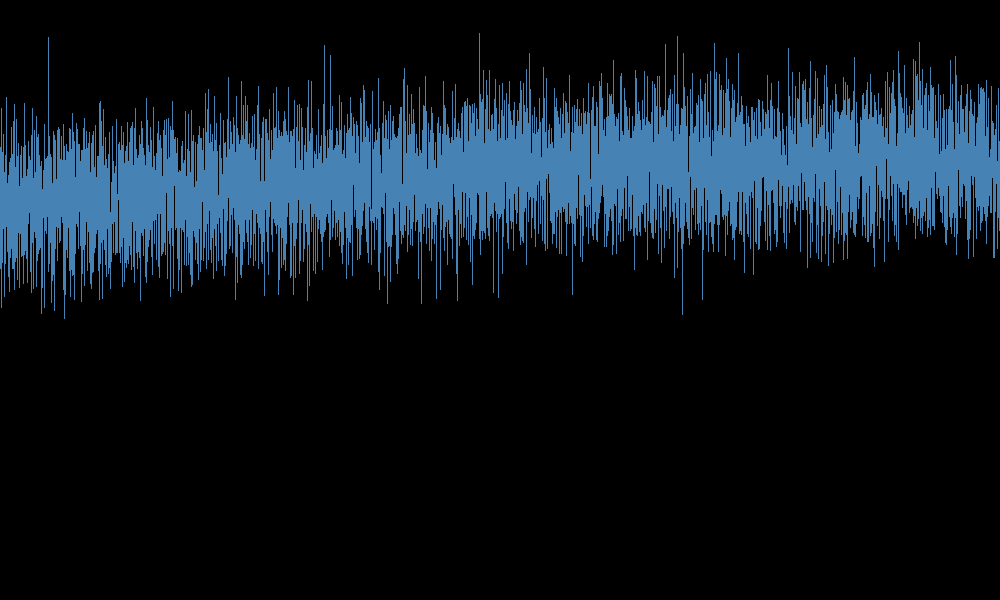
#> input picture picture/5.11i.png, 1000 x 600 px, found by its file name; the run also reads 1 picture not shown here
$ python compare.py
#> lines starting #> are read from the running program, lines starting #| are printed output that depends on the picture; after the words box and inside, x2 and y2 are one past the last pixel; in counts of white or black regions, pixels touching at a corner belong together
import cv2
from skimage.metrics import structural_similarity as ssim

# Load the two images
img1 = cv2.imread('./picture/5.11i.png')
#> img1 is the input picture: shape (600, 1000, 3); mean B, G, R 33.6, 24.3, 13.1
img2 = cv2.imread('./picture/5.11j.png')

# 读取透明图片
# img = cv2.imread("./picture/1.jpg")
# # img[:, :, 3] = 255
# print(img)

# Convert the images to grayscale
gray_img1 = cv2.cvtColor(img1, cv2.COLOR_BGR2GRAY)
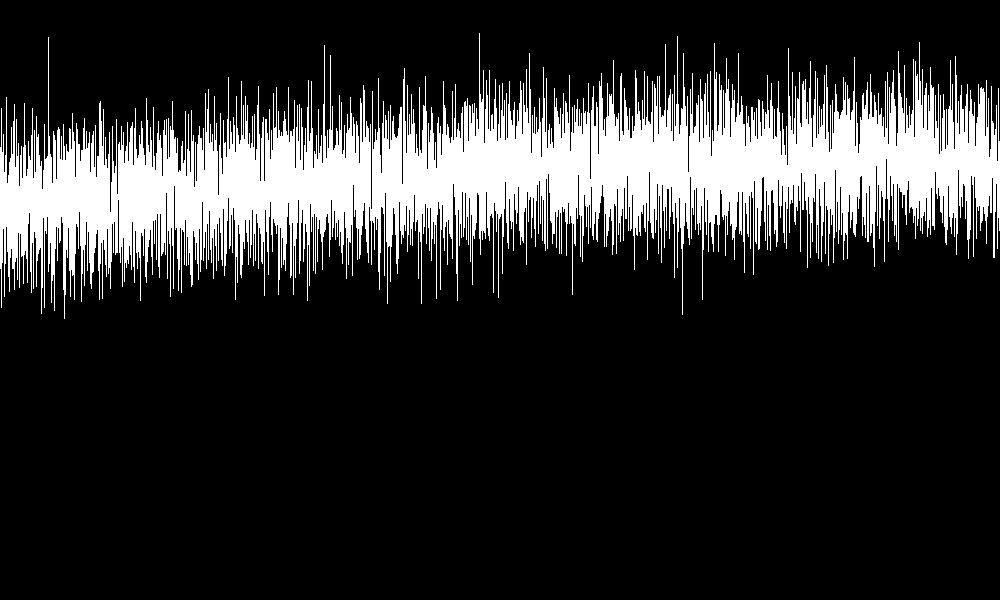
#> gray_img1: shape (600, 1000); values 0 (black) and 118 (white), 18.7% white; 1 white region, box (x1, y1, x2, y2) and area: (0, 33, 1000, 319) 111952
gray_img2 = cv2.cvtColor(img2, cv2.COLOR_BGR2GRAY)

# Calculate the SSIM score
score = ssim(gray_img1, gray_img2)
#> score = 1

print("The SSIM score between the two images is: ", score)
#| The SSIM score between the two images is:  1.0
